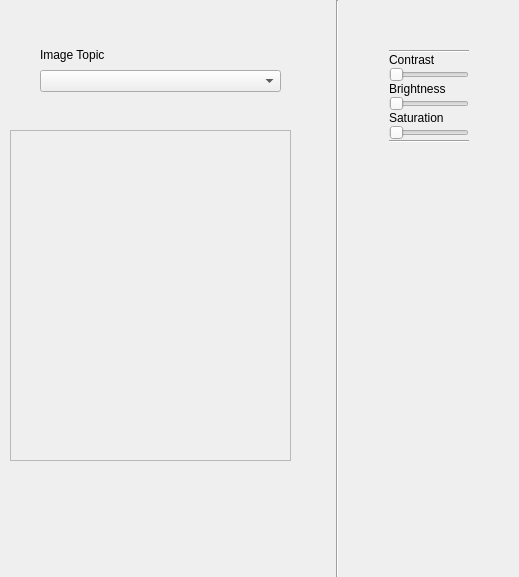
<?xml version="1.0" encoding="UTF-8"?>
<ui version="4.0">
 <class>CamConfig</class>
 <widget class="QWidget" name="CamConfig">
  <property name="geometry">
   <rect>
    <x>0</x>
    <y>0</y>
    <width>519</width>
    <height>577</height>
   </rect>
  </property>
  <property name="windowTitle">
   <string>rqt_CamConfig</string>
  </property>
  <layout class="QVBoxLayout" name="verticalLayout">
   <property name="spacing">
    <number>0</number>
   </property>
   <property name="leftMargin">
    <number>0</number>
   </property>
   <property name="topMargin">
    <number>0</number>
   </property>
   <property name="rightMargin">
    <number>0</number>
   </property>
   <property name="bottomMargin">
    <number>0</number>
   </property>
   <item>
    <layout class="QHBoxLayout" name="mainFrame">
     <item>
      <widget class="QWidget" name="imagePlaceholder" native="true">
       <property name="minimumSize">
        <size>
         <width>300</width>
         <height>200</height>
        </size>
       </property>
       <widget class="QComboBox" name="imageTopics">
        <property name="geometry">
         <rect>
          <x>40</x>
          <y>70</y>
          <width>241</width>
          <height>22</height>
         </rect>
        </property>
        <property name="minimumSize">
         <size>
          <width>200</width>
          <height>0</height>
         </size>
        </property>
       </widget>
       <widget class="QLabel" name="topicLabel">
        <property name="geometry">
         <rect>
          <x>40</x>
          <y>40</y>
          <width>241</width>
          <height>30</height>
         </rect>
        </property>
        <property name="maximumSize">
         <size>
          <width>16777215</width>
          <height>30</height>
         </size>
        </property>
        <property name="text">
         <string>Image Topic</string>
        </property>
       </widget>
       <widget class="QFrame" name="frame">
        <property name="geometry">
         <rect>
          <x>10</x>
          <y>130</y>
          <width>281</width>
          <height>331</height>
         </rect>
        </property>
        <property name="frameShape">
         <enum>QFrame::StyledPanel</enum>
        </property>
        <property name="frameShadow">
         <enum>QFrame::Raised</enum>
        </property>
       </widget>
      </widget>
     </item>
     <item>
      <spacer name="horizontalSpacer">
       <property name="orientation">
        <enum>Qt::Horizontal</enum>
       </property>
       <property name="sizeHint" stdset="0">
        <size>
         <width>40</width>
         <height>20</height>
        </size>
       </property>
      </spacer>
     </item>
     <item>
      <widget class="Line" name="line">
       <property name="orientation">
        <enum>Qt::Vertical</enum>
       </property>
      </widget>
     </item>
     <item>
      <layout class="QVBoxLayout" name="configLayout">
       <property name="leftMargin">
        <number>50</number>
       </property>
       <property name="topMargin">
        <number>50</number>
       </property>
       <property name="rightMargin">
        <number>50</number>
       </property>
       <property name="bottomMargin">
        <number>50</number>
       </property>
       <item>
        <widget class="Line" name="line_3">
         <property name="orientation">
          <enum>Qt::Horizontal</enum>
         </property>
        </widget>
       </item>
       <item>
        <widget class="QLabel" name="label">
         <property name="maximumSize">
          <size>
           <width>16777215</width>
           <height>20</height>
          </size>
         </property>
         <property name="text">
          <string>Contrast</string>
         </property>
        </widget>
       </item>
       <item>
        <widget class="QSlider" name="horizontalSlider">
         <property name="orientation">
          <enum>Qt::Horizontal</enum>
         </property>
        </widget>
       </item>
       <item>
        <widget class="QLabel" name="label_2">
         <property name="maximumSize">
          <size>
           <width>16777215</width>
           <height>20</height>
          </size>
         </property>
         <property name="text">
          <string>Brightness</string>
         </property>
        </widget>
       </item>
       <item>
        <widget class="QSlider" name="horizontalSlider_2">
         <property name="orientation">
          <enum>Qt::Horizontal</enum>
         </property>
        </widget>
       </item>
       <item>
        <widget class="QLabel" name="label_3">
         <property name="maximumSize">
          <size>
           <width>16777215</width>
           <height>20</height>
          </size>
         </property>
         <property name="text">
          <string>Saturation</string>
         </property>
        </widget>
       </item>
       <item>
        <widget class="QSlider" name="horizontalSlider_3">
         <property name="orientation">
          <enum>Qt::Horizontal</enum>
         </property>
        </widget>
       </item>
       <item>
        <widget class="Line" name="line_2">
         <property name="orientation">
          <enum>Qt::Horizontal</enum>
         </property>
        </widget>
       </item>
       <item>
        <spacer name="verticalSpacer">
         <property name="orientation">
          <enum>Qt::Vertical</enum>
         </property>
         <property name="sizeHint" stdset="0">
          <size>
           <width>20</width>
           <height>40</height>
          </size>
         </property>
        </spacer>
       </item>
      </layout>
     </item>
    </layout>
   </item>
  </layout>
 </widget>
 <resources/>
 <connections/>
</ui>
